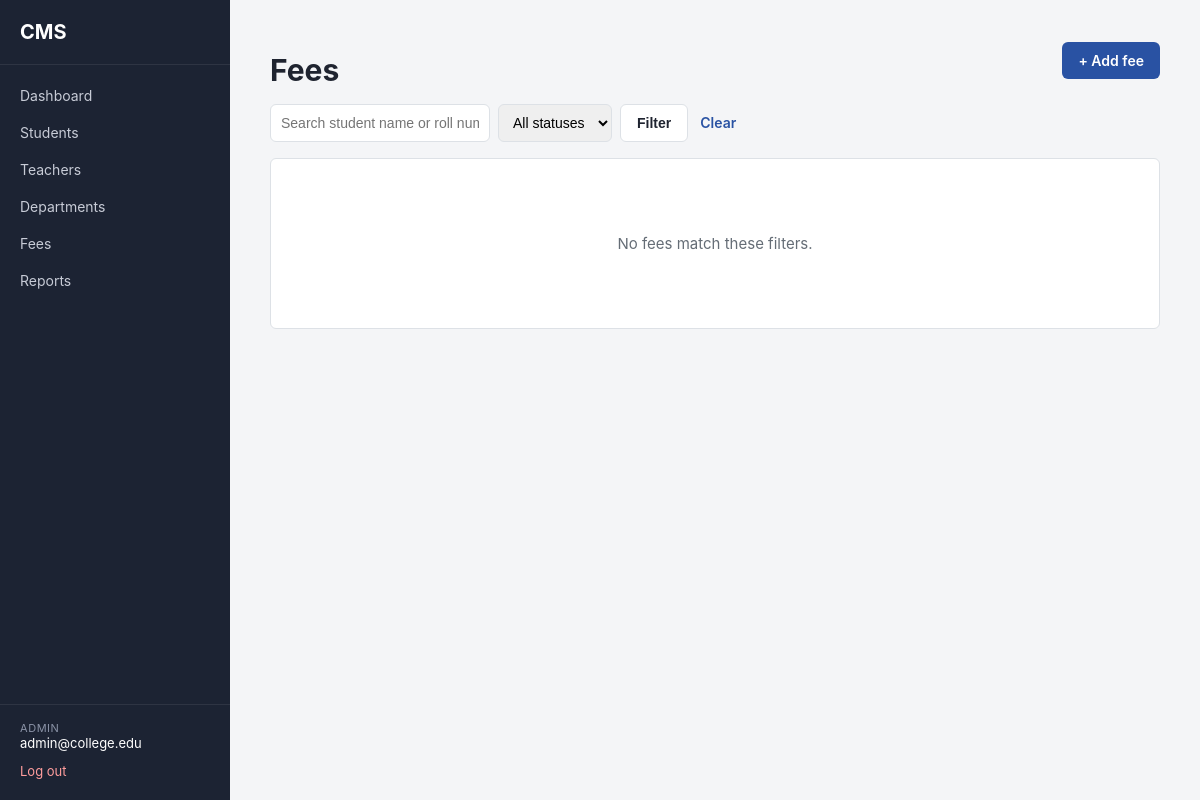
Before: /admin/fees/ (signed in) with the older database file.
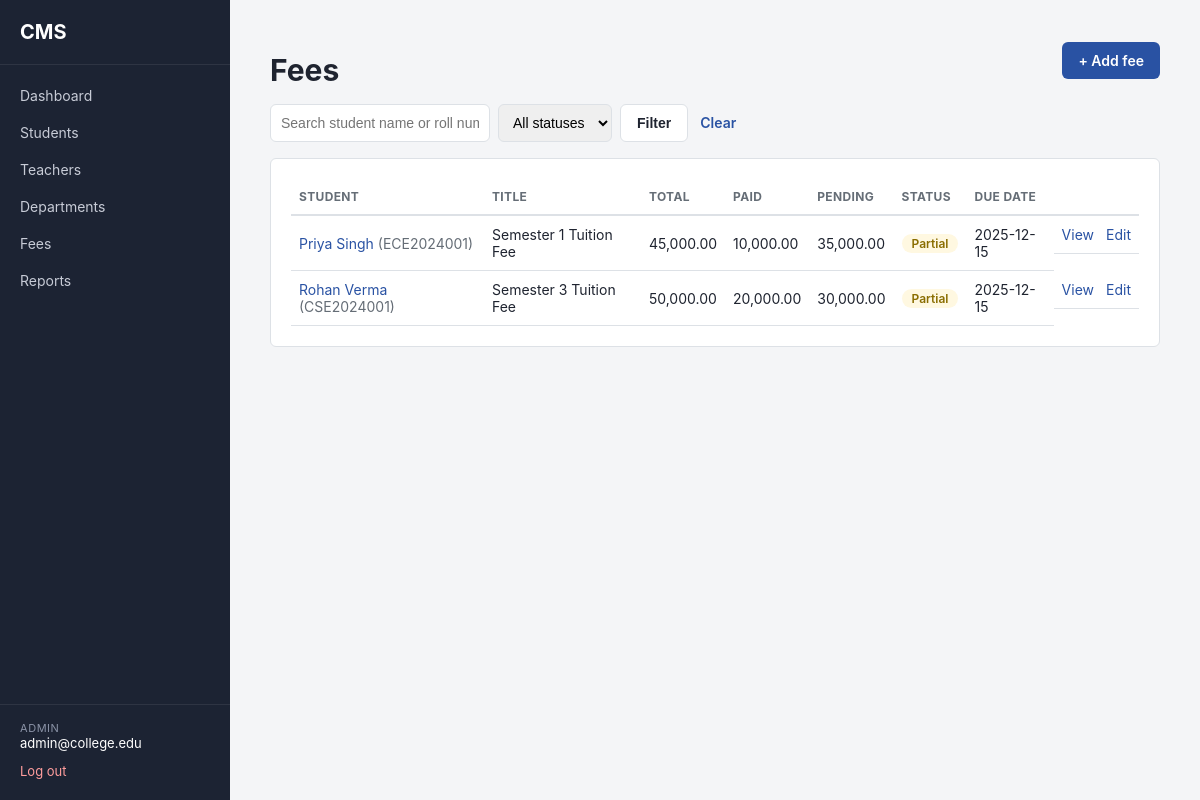
After: the same page with the newer database file.
### app/models/user.py (models this page shows, shortened)
class User(db.Model, UserMixin, TimestampMixin):
    __tablename__ = "users"
    id = db.Column(db.Integer, primary_key=True)
    email = db.Column(db.String(120), unique=True, nullable=False, index=True)
    password_hash = db.Column(db.String(255), nullable=False)
    role = db.Column(db.String(20), nullable=False)
    is_active_account = db.Column(db.Boolean, default=True, nullable=False)
    student_profile = db.relationship(
        "Student", backref="user", uselist=False, cascade="all, delete-orphan"
    )
    teacher_profile = db.relationship(
        "Teacher", backref="user", uselist=False, cascade="all, delete-orphan"
    )
    @property
    def is_active(self):
        return self.is_active_account
    def is_admin(self):
        return self.role == "admin"

### app/models/fee.py (models this page shows, shortened)
class Fee(db.Model, TimestampMixin):
    __tablename__ = "fees"
    id = db.Column(db.Integer, primary_key=True)
    student_id = db.Column(db.Integer, db.ForeignKey("students.id"), nullable=False)
    title = db.Column(db.String(100), nullable=False)  # "Semester 3 Fees"
    total_amount = db.Column(db.Float, nullable=False)
    due_date = db.Column(db.Date, nullable=True)
    payments = db.relationship("Payment", backref="fee", lazy=True)
    def paid_amount(self):
        return sum(p.amount for p in self.payments)
    def pending_amount(self):
        return round(self.total_amount - self.paid_amount(), 2)
    def status(self):
        if self.pending_amount() <= 0:
            return "paid"
        if self.paid_amount() > 0:
            return "partial"
        return "pending"

### app/models/student.py (models this page shows, shortened)
class Student(db.Model, TimestampMixin):
    __tablename__ = "students"
    id = db.Column(db.Integer, primary_key=True)
    user_id = db.Column(
        db.Integer, db.ForeignKey("users.id"), unique=True, nullable=False
    )
    roll_number = db.Column(db.String(30), unique=True, nullable=False)
    full_name = db.Column(db.String(150), nullable=False)
    date_of_birth = db.Column(db.Date, nullable=True)
    gender = db.Column(db.String(20), nullable=True)
    phone = db.Column(db.String(20), nullable=True)
    address = db.Column(db.String(255), nullable=True)
    admission_date = db.Column(db.Date, nullable=True)
    course_id = db.Column(db.Integer, db.ForeignKey("courses.id"), nullable=False)
    current_semester_id = db.Column(
        db.Integer, db.ForeignKey("semesters.id"), nullable=True
    )
    section_id = db.Column(db.Integer, db.ForeignKey("sections.id"), nullable=True)
    is_active_student = db.Column(db.Boolean, default=True, nullable=False)
    current_semester = db.relationship(
        "Semester", foreign_keys=[current_semester_id]
    )
    enrollments = db.relationship("Enrollment", backref="student", lazy=True)
    attendance_records = db.relationship("Attendance", backref="student", lazy=True)
    marks_records = db.relationship("Marks", backref="student", lazy=True)
    fees = db.relationship("Fee", backref="student", lazy=True)

### app/models/payment.py (models this page shows, shortened)
class Payment(db.Model):
    __tablename__ = "payments"
    id = db.Column(db.Integer, primary_key=True)
    fee_id = db.Column(db.Integer, db.ForeignKey("fees.id"), nullable=False)
    amount = db.Column(db.Float, nullable=False)
    paid_on = db.Column(db.DateTime, default=datetime.utcnow, nullable=False)
    method = db.Column(db.String(30), nullable=True)  # "cash", "card", "upi" ...
    receipt_number = db.Column(db.String(50), unique=True, nullable=False)

### app/routes/fees.py (the view)
@fees_bp.route("/")
@login_required
@role_required("admin")
def list_fees():
    query = Fee.query.join(Student, Fee.student_id == Student.id)
    search = request.args.get("q", "").strip()
    if search:
        like = f"%{search}%"
        query = query.filter(
            db.or_(Student.full_name.ilike(like), Student.roll_number.ilike(like))
        )
    fees = query.order_by(Fee.id.desc()).all()
    status = request.args.get("status", "")
    if status in ("paid", "partial", "pending"):
        fees = [fee for fee in fees if fee.status() == status]
    return render_template(
        "fees/list.html", fees=fees, filters={"q": search, "status": status}
    )

### app/__init__.py (called while the page is built)
@login_manager.user_loader
def load_user(user_id):
    from app.models.user import User
    return db.session.get(User, int(user_id))

### app/templates/fees/list.html (shortened to what this page needs)
{% extends "base.html" %}
{% block content %}
<div class="page-header">
    <h1>Fees</h1>
    <a href="{{ url_for('fees.add_fee') }}" class="btn btn-primary">+ Add fee</a>
</div>
<form method="GET" class="filter-bar">
    <input type="text" name="q" value="{{ filters.q }}" placeholder="Search student name or roll number">
    <select name="status">
        <option value="">All statuses</option>
    </select>
    <button type="submit" class="btn btn-secondary">Filter</button>
    <a href="{{ url_for('fees.list_fees') }}" class="btn btn-link">Clear</a>
</form>
<div class="card">
    {% if fees %}
    <table class="data-table">
        <thead>
            <tr>
                <th>Student</th>
                <th>Title</th>
                <th>Total</th>
                <th>Paid</th>
                <th>Pending</th>
                <th>Status</th>
                <th>Due date</th>
                <th></th>
            </tr>
        </thead>
        <tbody>
            {% for fee in fees %}
            <tr>
                <td>
                    <a href="{{ url_for('students.view_student', student_id=fee.student_id) }}">{{ fee.student.full_name }}</a>
                    <span class="text-muted">({{ fee.student.roll_number }})</span>
                </td>
                <td>{{ fee.title }}</td>
                <td>{{ fee.total_amount | money }}</td>
                <td>{{ fee.paid_amount() | money }}</td>
                <td>{{ fee.pending_amount() | money }}</td>
                <td>
                    {% set status = fee.status() %}
                    <span class="badge {{ 'badge-success' if status == 'paid' else ('badge-warning' if status == 'partial' else 'badge-danger') }}">
                        {{ status | capitalize }}
                    </span>
                </td>
                <td>{{ fee.due_date or "-" }}</td>
                <td class="actions-cell">
                    <a href="{{ url_for('fees.view_fee', fee_id=fee.id) }}">View</a>
                    <a href="{{ url_for('fees.edit_fee', fee_id=fee.id) }}">Edit</a>
                </td>
            </tr>
            {% endfor %}
        </tbody>
    </table>
    {% else %}
    <div class="empty-state">
        <p>No fees match these filters.</p>
    </div>
    {% endif %}
</div>
{% endblock %}

### app/templates/base.html (shortened to what this page needs)
<!DOCTYPE html>
<html lang="en">
<head>
    <link rel="stylesheet" href="{{ url_for('static', filename='css/style.css') }}">
</head>
<body>
{% if current_user.is_authenticated %}
<div class="layout">
    <aside class="sidebar">
        <div class="sidebar-brand">CMS</div>
        <nav class="sidebar-nav">
            <a href="{{ url_for('main.dashboard') }}" class="nav-link">Dashboard</a>
            {% if current_user.is_admin() %}
                <a href="{{ url_for('students.list_students') }}" class="nav-link">Students</a>
                <a href="{{ url_for('teachers.list_teachers') }}" class="nav-link">Teachers</a>
                <a href="{{ url_for('departments.list_departments') }}" class="nav-link">Departments</a>
                <a href="{{ url_for('fees.list_fees') }}" class="nav-link">Fees</a>
                <a href="{{ url_for('reports.index') }}" class="nav-link">Reports</a>
            {% elif current_user.is_teacher() %}
                <a href="#" class="nav-link">My Subjects</a>
                <a href="#" class="nav-link">Attendance</a>
                <a href="#" class="nav-link">Marks</a>
            {% else %}
                <a href="#" class="nav-link">My Attendance</a>
                <a href="#" class="nav-link">My Marks</a>
                <a href="#" class="nav-link">My Fees</a>
            {% endif %}
        </nav>
        <div class="sidebar-footer">
            <div class="user-chip">
                <span class="user-role">{{ current_user.role }}</span>
                <span class="user-email">{{ current_user.email }}</span>
            </div>
            <a href="{{ url_for('auth.logout') }}" class="logout-link">Log out</a>
        </div>
    </aside>
    <main class="content">
        {% block content %}{% endblock %}
    </main>
</div>
{% else %}
    {% include "_flash.html" %}
    {% block guest_content %}{% endblock %}
{% endif %}
</body>
</html>

### app/static/css/style.css (style rules this page uses)
:root { --color-bg: #f4f5f7; --color-surface: #ffffff; --color-border: #dde1e6; --color-text: #1f2430; --color-text-muted: #656d76; --color-primary: #2952a3; --color-primary-dark: #1f3f80; --color-sidebar-bg: #1c2333; --color-sidebar-text: #c7cbd6; --color-sidebar-text-active: #ffffff; --color-success: #1e7e34; --color-danger: #b3261e; --color-warning: #8a6d00; --color-info: #14618c; --radius: 6px; --font: -apple-system, BlinkMacSystemFont, "Segoe UI", Roboto, Helvetica, Arial, sans-serif; }
* { box-sizing: border-box; }
body { margin: 0; font-family: var(--font); background: var(--color-bg); color: var(--color-text); font-size: 15px; }
a { color: var(--color-primary); text-decoration: none; }
.layout { display: flex; min-height: 100vh; }
.sidebar { width: 230px; flex-shrink: 0; background: var(--color-sidebar-bg); color: var(--color-sidebar-text); display: flex; flex-direction: column; padding: 20px 0; }
.sidebar-brand { font-weight: 700; font-size: 20px; color: #fff; padding: 0 20px 20px 20px; border-bottom: 1px solid rgba(255, 255, 255, 0.08); }
.sidebar-nav { display: flex; flex-direction: column; margin-top: 12px; flex-grow: 1; }
.nav-link { color: var(--color-sidebar-text); padding: 10px 20px; font-size: 14px; }
.sidebar-footer { padding: 16px 20px 0 20px; border-top: 1px solid rgba(255, 255, 255, 0.08); }
.user-chip { display: flex; flex-direction: column; margin-bottom: 10px; }
.user-role { text-transform: uppercase; font-size: 11px; letter-spacing: 0.05em; color: #8b93a7; }
.user-email { font-size: 13px; color: #fff; }
.logout-link { font-size: 13px; color: #ff9d9d; }
.content { flex-grow: 1; padding: 32px 40px; max-width: 1100px; }
.card { background: var(--color-surface); border: 1px solid var(--color-border); border-radius: var(--radius); padding: 20px; margin-top: 16px; }
.btn { display: inline-block; border: none; border-radius: var(--radius); padding: 10px 16px; font-size: 14px; font-weight: 600; cursor: pointer; }
.btn-primary { background: var(--color-primary); color: #fff; }
.page-header { display: flex; align-items: center; justify-content: space-between; margin-bottom: 4px; }
.page-header h1 { margin-bottom: 0; }
.filter-bar { display: flex; flex-wrap: wrap; gap: 8px; margin-top: 16px; margin-bottom: 4px; }
.filter-bar input, .filter-bar select { padding: 8px 10px; border: 1px solid var(--color-border); border-radius: var(--radius); font-size: 14px; }
.filter-bar input[type="text"] { min-width: 220px; }
.btn-secondary { background: var(--color-surface); color: var(--color-text); border: 1px solid var(--color-border); }
.btn-link { background: none; color: var(--color-primary); padding: 10px 4px; }
.data-table { width: 100%; border-collapse: collapse; font-size: 14px; }
.data-table th { text-align: left; padding: 10px 8px; border-bottom: 2px solid var(--color-border); color: var(--color-text-muted); font-size: 12px; text-transform: uppercase; letter-spacing: 0.03em; }
.data-table td { padding: 10px 8px; border-bottom: 1px solid var(--color-border); vertical-align: middle; }
.actions-cell { display: flex; gap: 12px; align-items: center; }
.badge { display: inline-block; padding: 2px 10px; border-radius: 100px; font-size: 12px; font-weight: 600; }
.badge-warning { background: #fff8e1; color: var(--color-warning); }
.text-muted { color: var(--color-text-muted); }

Changed rows visible on the page:
added Fee: student.full_name "Priya Singh", student.roll_number "ECE2024001", title "Semester 1 Tuition Fee", total_amount "45,000.00", paid_amount "10,000.00", pending_amount "35,000.00", status "Partial", due_date "2025-12-15"
added Fee: student.full_name "Rohan Verma", student.roll_number "CSE2024001", title "Semester 3 Tuition Fee", total_amount "50,000.00", paid_amount "20,000.00", pending_amount "30,000.00", status "Partial", due_date "2025-12-15"
Other visible differences:
text no longer shown: "No fees match these filters."
text now shown: "STUDENT TITLE TOTAL PAID PENDING STATUS DUE DATE"
